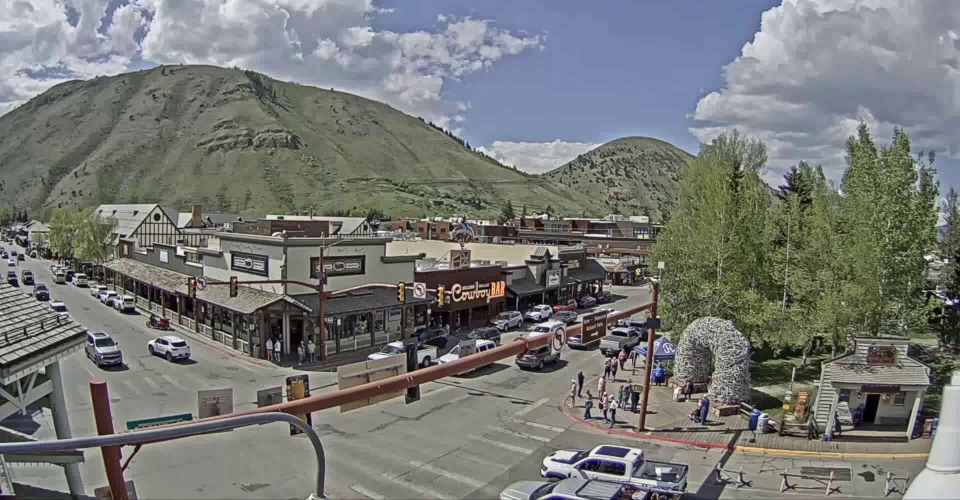
#> input picture templates/camera_01.jpg, 1920 x 1000 px (shown at 1/2 size)
$ python utils.py
#> lines starting #> are read from the running program, lines starting #| are printed output that depends on the picture
import cv2
import os
import numpy as np

def preprocess_camera(camera: np.ndarray) -> np.ndarray:
    __camera = cv2.cvtColor(camera, cv2.COLOR_BGR2GRAY)

    return __camera

DIR = os.path.dirname(os.path.abspath(__file__))
CAMERA_01_PATH = os.path.normpath(os.path.join(*[DIR, "..", "templates", "camera_01.jpg"]))
CAMERA_02_PATH = os.path.normpath(os.path.join(*[DIR, "..", "templates", "camera_02.jpg"]))
CAMERA_03_PATH = os.path.normpath(os.path.join(*[DIR, "..", "templates", "camera_03.jpg"]))
CAMERA_01 = preprocess_camera(cv2.imread(CAMERA_01_PATH))
#> in preprocess_camera, `__camera = cv2.cvtColor(camera, cv2.COLOR_BGR2GRAY)`:
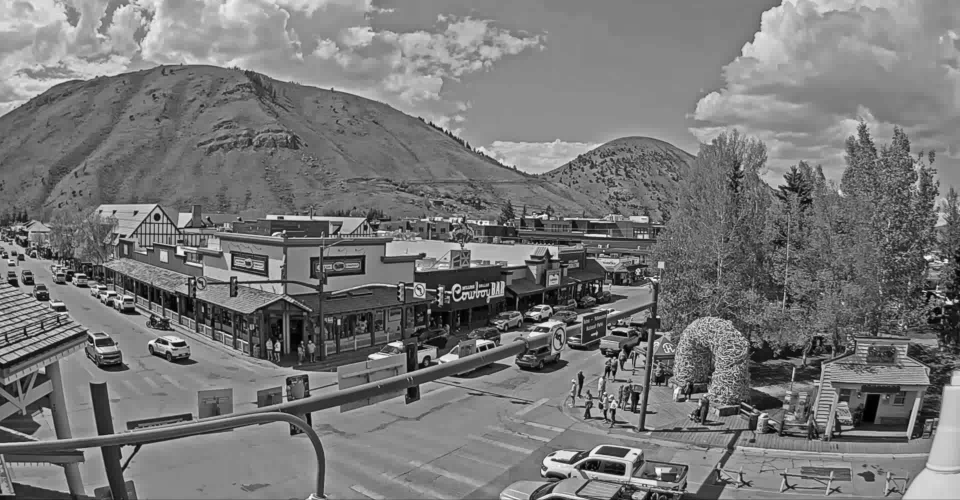
#> __camera: shape (1000, 1920) (shown at 1/2 size); min 0, max 255, mean 119.2
#> in preprocess_camera, camera is the input picture: shape (1000, 1920, 3); mean B, G, R 117.4, 120.1, 118.2
CAMERA_02 = preprocess_camera(cv2.imread(CAMERA_02_PATH))
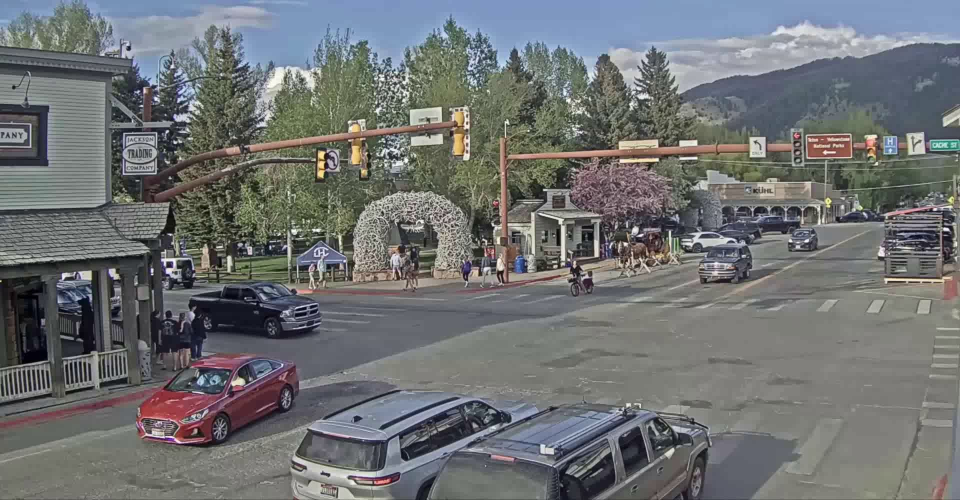
#> input picture templates/camera_02.jpg, 1920 x 1000 px (shown at 1/2 size)
#> in preprocess_camera (call 2), `__camera = cv2.cvtColor(camera, cv2.COLOR_BGR2GRAY)`:
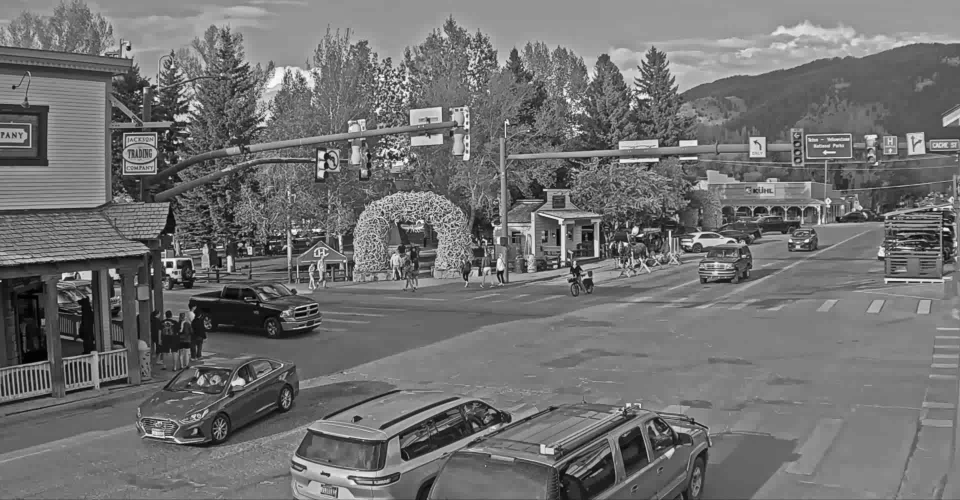
#> __camera: shape (1000, 1920) (shown at 1/2 size); min 0, max 255, mean 112.8
#> in preprocess_camera, camera is the input picture: shape (1000, 1920, 3); mean B, G, R 114.5, 113.4, 110.9
CAMERA_03 = preprocess_camera(cv2.imread(CAMERA_03_PATH))
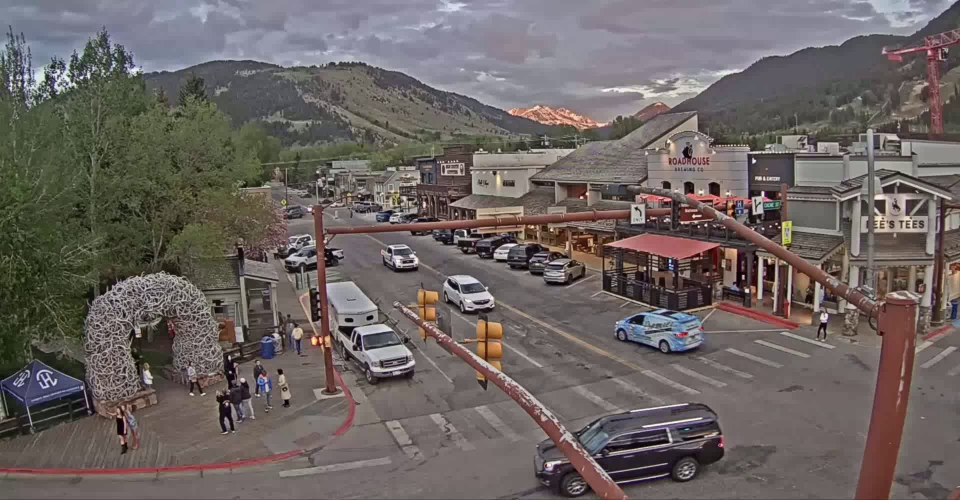
#> input picture templates/camera_03.jpg, 1920 x 1000 px (shown at 1/2 size)
#> in preprocess_camera (call 3), `__camera = cv2.cvtColor(camera, cv2.COLOR_BGR2GRAY)`:
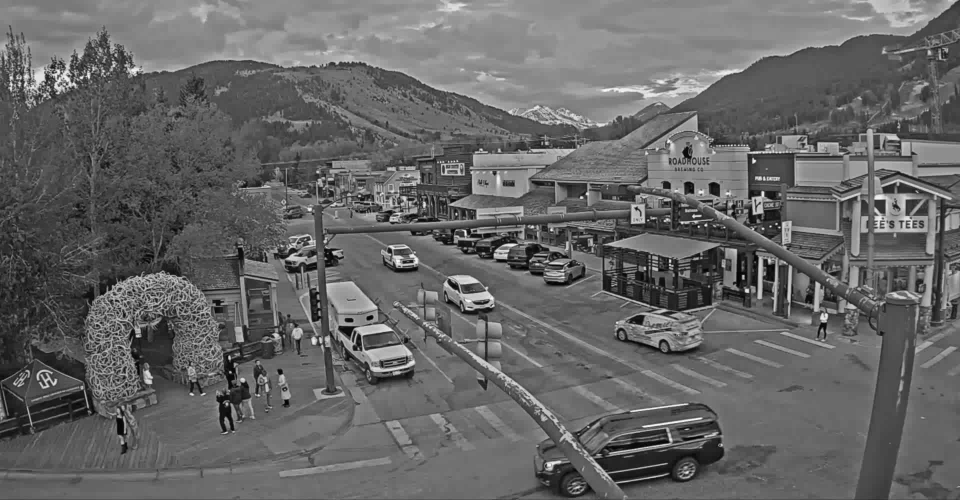
#> __camera: shape (1000, 1920) (shown at 1/2 size); min 1, max 255, mean 102.1
#> in preprocess_camera, camera is the input picture: shape (1000, 1920, 3); mean B, G, R 97.8, 100, 107.9
CAMERAS = [CAMERA_01, CAMERA_02, CAMERA_03]

# references used for Homography projection
CAMERA_01_3D_REFERENCES = [(767, 944), (908, 995), (832, 922), (964, 967), (905, 901), (1015, 935), (942, 868), (1063, 906), (989, 852), (1098, 880), (1033, 839), (1128, 862), (1043, 827), (1093, 798), (902, 805), (959, 778), (847, 794), (910, 769), (526, 753), (467, 725), (423, 777), (376, 746), (369, 781), (329, 750), (320, 784), (291, 756), (279, 790), (254, 762), (235, 800), (213, 766)]
CAMERA_01_2D_REFERENCES = [(135, 251), (137, 238), (129, 250), (128, 237), (116, 250), (117, 237), (105, 250), (106, 237), (98, 251), (97, 238), (88, 251), (86, 235), (67, 252), (82, 251), (68, 272), (86, 272), (69, 282), (88, 281), (111, 333), (110, 352), (136, 335), (135, 352), (144, 335), (144, 352), (152, 333), (152, 351), (161, 333), (159, 351), (170, 334), (168, 351)]
CAMERA_02_3D_REFERENCES = [(1853, 600), (1849, 627), (1758, 600), (1748, 625), (1664, 598), (1648, 623), (1586, 592), (1545, 623), (1507, 598), (1472, 621), (1378, 593), (1337, 616), (1292, 594),
(1246, 618), (1120, 590), (1055, 608), (770, 593), (889, 600), (691, 611), (803, 620), (645, 623), (769, 633), (1601, 947), (1661, 837), (1423, 921), (1504, 828), (1355, 807), (1289, 912), (1268, 806), (1196, 901)]
CAMERA_02_2D_REFERENCES = [(172, 253), (172, 235), (161, 253), (161, 237), (154, 251), (153, 235), (147, 254), (147, 235), (138, 251), (138, 235), (119, 252), (117, 235), (106, 251), (106, 235), (98, 251), (98, 237), (89, 250), (89, 235), (84, 251), (64, 252), (85, 263), (66, 263), (88, 283), (69, 281), (179, 351), (177, 334), (167, 351), (167, 333), (160, 349), (160, 333)]
CAMERA_03_3D_REFERENCES = [(1668, 697), (1568, 664), (1616, 716), (1513, 678), (1560, 736), (1456, 696), (1500, 756), (1390, 712), (1444, 773), (1343, 726), (1391, 788), (1291, 743), (1321, 808), (1223, 754), (1251, 841), (1153, 772), (1039, 882), (961, 813), (940, 898), (871, 828), (839, 918), (783, 843), (779, 919), (562, 948), (1812, 717), (1861, 681), (1851, 734), (1901, 693), (576, 999), (798, 976)]
CAMERA_03_2D_REFERENCES = [(194, 254), (192, 239), (183, 256), (184, 238), (175, 253), (175, 239), (163, 253), (162, 238), (155, 254), (154, 236), (147, 254), (147, 236), (137, 254), (137, 237), (128, 256), (128, 238), (108, 253), (107, 235), (96, 253), (96, 235), (88, 253), (88, 234), (83, 254), (65, 255), (215, 279), (200, 279), (215, 286), (198, 286), (88, 263), (68, 263)]

CAMERA_01_H = np.load(os.path.normpath(os.path.join(*[DIR, "..", "templates", "camera_01_homography.npy"])))
#> (reads templates/camera_01_homography.npy from the repository)
CAMERA_02_H = np.load(os.path.normpath(os.path.join(*[DIR, "..", "templates", "camera_02_homography.npy"])))
#> (reads templates/camera_02_homography.npy from the repository)
CAMERA_03_H = np.load(os.path.normpath(os.path.join(*[DIR, "..", "templates", "camera_03_homography.npy"])))
#> (reads templates/camera_03_homography.npy from the repository)


# [257 lines left out: functions get_similarity_sift, get_camera_type_frame, get_fundamental_matrix, get_epipolar_line, get_homography_matrix, project_from_camera_A_to_camera_B and 1 more, not called in this run]
